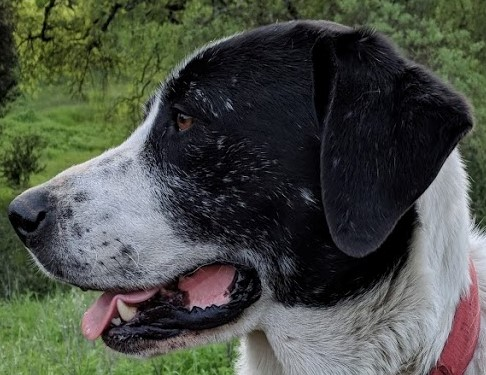
#> input picture opencv/data/sammy_face.jpg, 486 x 375 px
$ jupyter execute 06_3_Edge_Detection.ipynb   (shell and % lines are left out)
#> lines starting #> are read from the running program, lines starting #| are printed output that depends on the picture; after the words box and inside, x2 and y2 are one past the last pixel; in counts of white or black regions, pixels touching at a corner belong together
# Object Detection

- Template matching
- Corner detection
- Edge Detection
- Grid detection
- Contour detection
- Feature matching: most advanced method
- Watershed
- Facial and eye detection with Haar cascades
- Project: blurring license plates

## 6.3 Canny Edge Detection

[cell 1]
# Canny algorithm: a widely used edge detection method: : multi-stage process that performs
# - Noise reduction (Gaussian blurring)
# - Gradient computation: Sobel X and Y
# - Non-maximum supression: some gradient values lead to pixels to be filtered out
# - Double-thresholding: low and high
# - Hysteresis thresholding: it is determined if a pixel is edge-like or not, weak edges are supressed
#     - below low, removed
#     - above high taken
#     - between low and high: taken iff connected to edges with high

[cell 2]
import cv2
import numpy as np
import matplotlib.pyplot as plt

[cell 3]
img = cv2.imread('../../data/sammy_face.jpg')
#> img is the input picture: shape (375, 486, 3); mean B, G, R 70, 78.7, 74.2
img = cv2.cvtColor(img, cv2.COLOR_BGR2RGB)

[cell 4]
plt.imshow(img)

[cell 5]
edges = cv2.Canny(img, threshold1=127, threshold2=127)
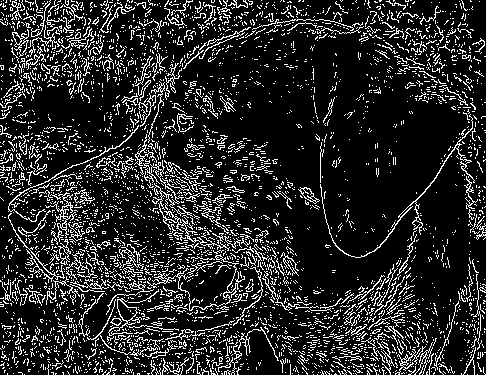
#> edges: shape (375, 486); 15.6% white in thin lines or dots

[cell 6]
plt.imshow(edges)

[cell 7]
# Nice heuristic for choosing the thresholds
median = np.median(img)
#> median = 64
lower = int(max(0,0.7*median)) # 30% below median
#> lower = 44
upper = int(max(255,1.3*median)) # 30% above median
#> upper = 255

[cell 8]
# Always manually apply a Gaussian blur!
blurred_image = cv2.blur(img, ksize=(4,4))
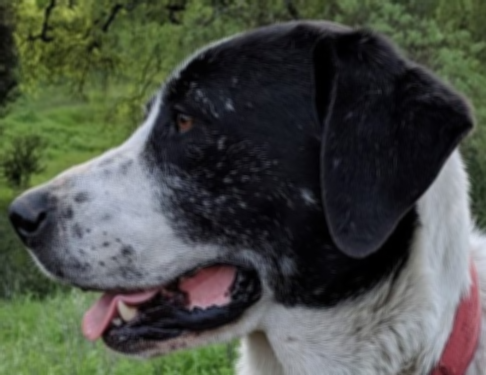
#> blurred_image: shape (375, 486, 3); mean R, G, B 74.2, 78.7, 69.9

[cell 9]
# We can tune the heuristacally derived thresholds!
edges = cv2.Canny(blurred_image, threshold1=lower, threshold2=upper-50)
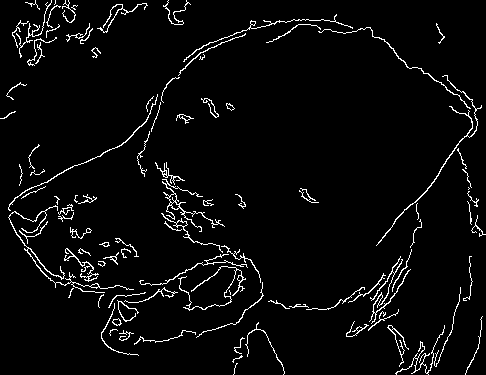
#> edges: shape (375, 486); 4% white in thin lines or dots

$ run again, with opencv/data/00-puppy.jpg copied over opencv/data/sammy_face.jpg
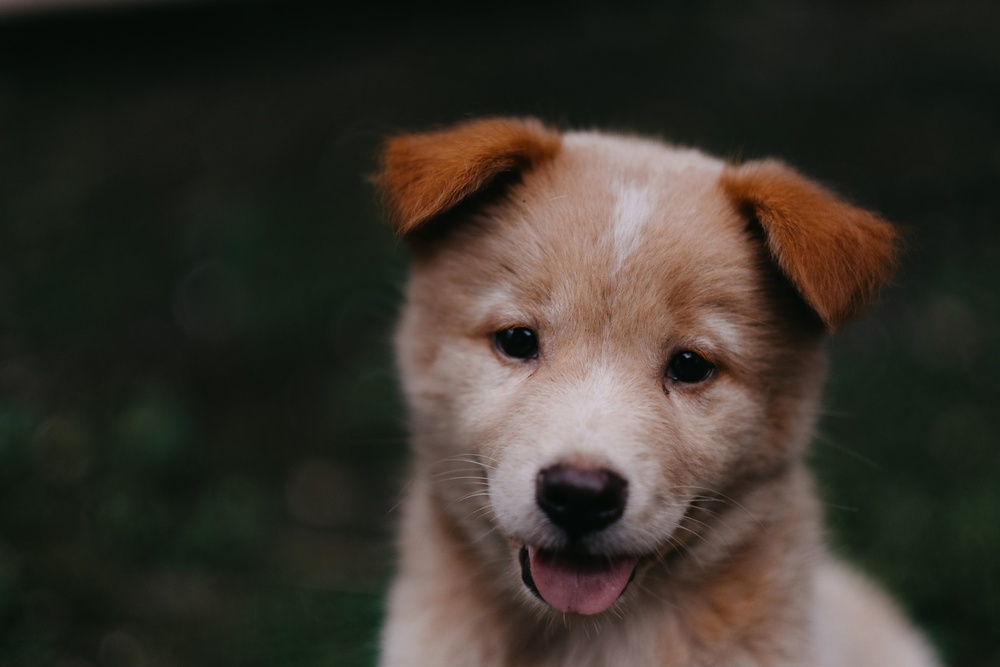
#> input picture opencv/data/00-puppy.jpg, 1000 x 667 px, shrunk from 1950 x 1300 before the run
#> img is the input picture: shape (667, 1000, 3); mean B, G, R 43.8, 51.8, 57.3
#> `edges = cv2.Canny(img, threshold1=127, threshold2=127)`:
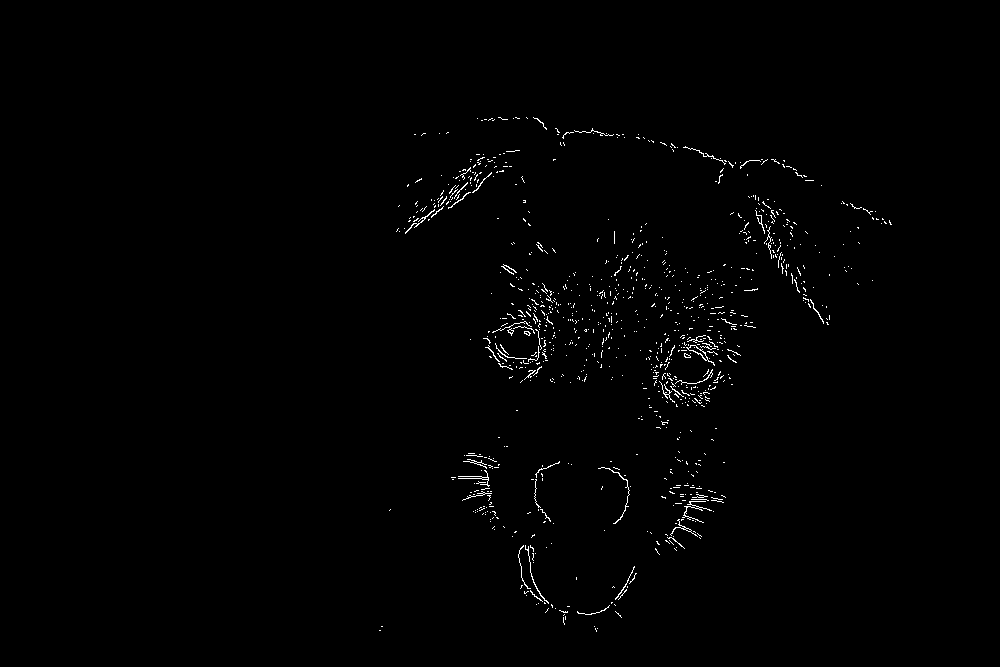
#> edges: shape (667, 1000); 0.79% white in thin lines or dots, all inside (x1, y1, x2, y2) = (379, 117, 892, 632)
#> median = 27
#> lower = 18
#> upper = 255
#> `edges = cv2.Canny(blurred_image, threshold1=lower, threshold2=upper-50)`:
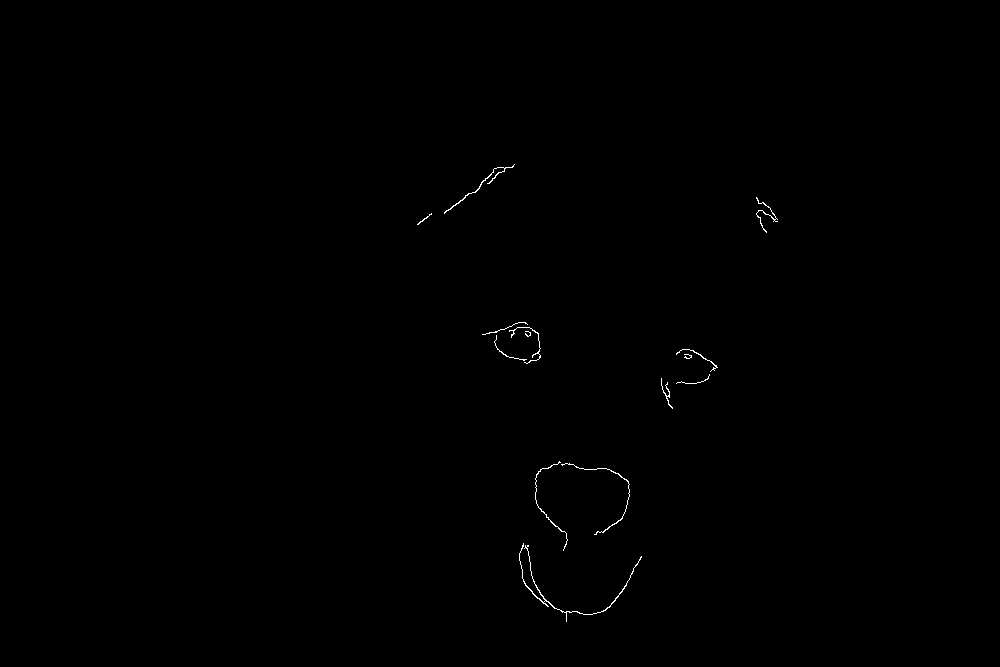
#> edges: shape (667, 1000); 0.2% white in thin lines or dots, all inside (x1, y1, x2, y2) = (417, 164, 778, 622)

$ run again, with opencv/data/Denis_Mukwege.jpg copied over opencv/data/sammy_face.jpg
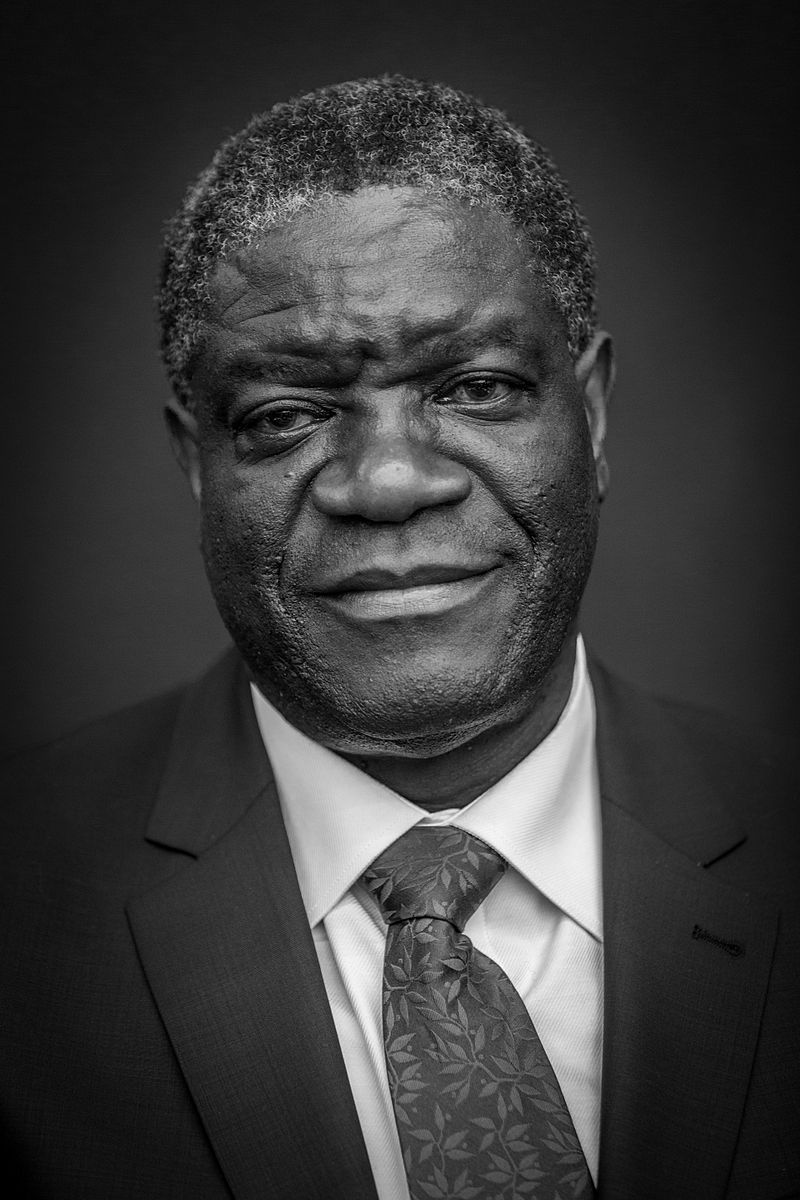
#> input picture opencv/data/Denis_Mukwege.jpg, 800 x 1200 px
#> img is the input picture: shape (1200, 800, 3); min 0, max 255, mean 58.8
#> `edges = cv2.Canny(img, threshold1=127, threshold2=127)`:
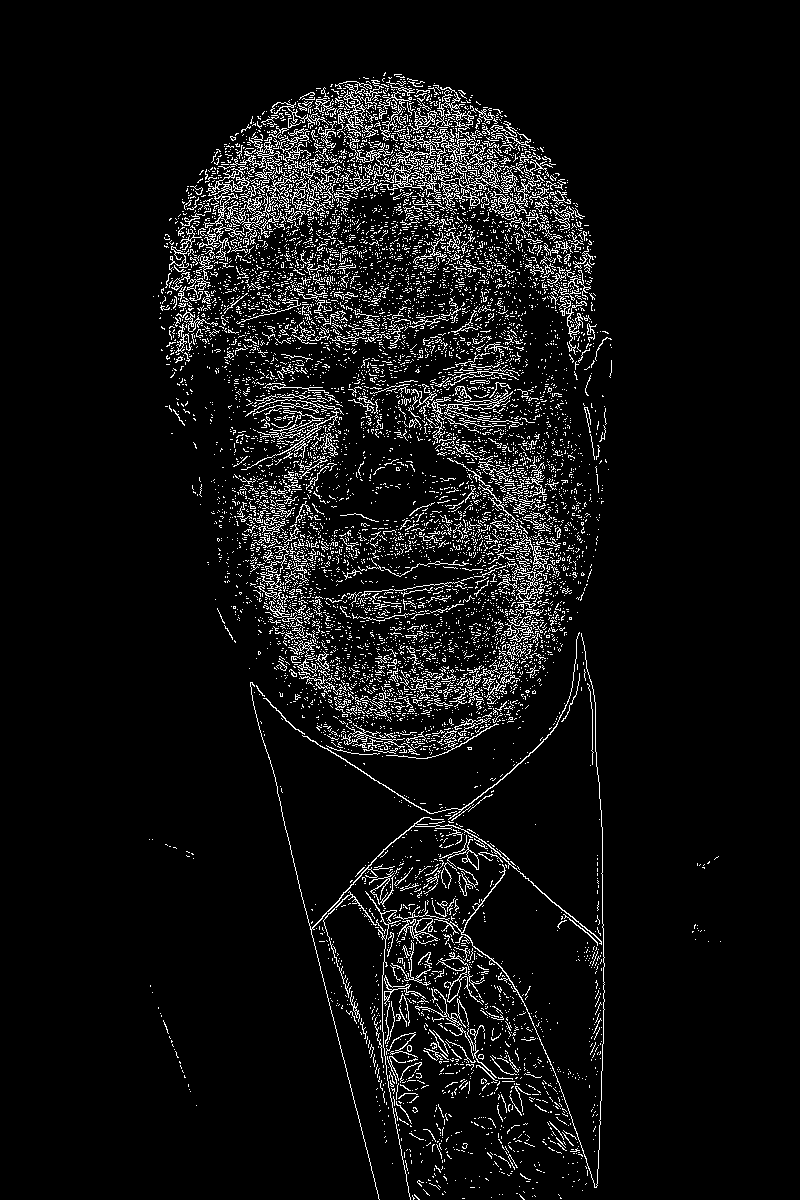
#> edges: shape (1200, 800); 6.6% white in thin lines or dots, all inside (x1, y1, x2, y2) = (149, 72, 721, 1200)
#> median = 43
#> lower = 30
#> upper = 255
#> `edges = cv2.Canny(blurred_image, threshold1=lower, threshold2=upper-50)`:
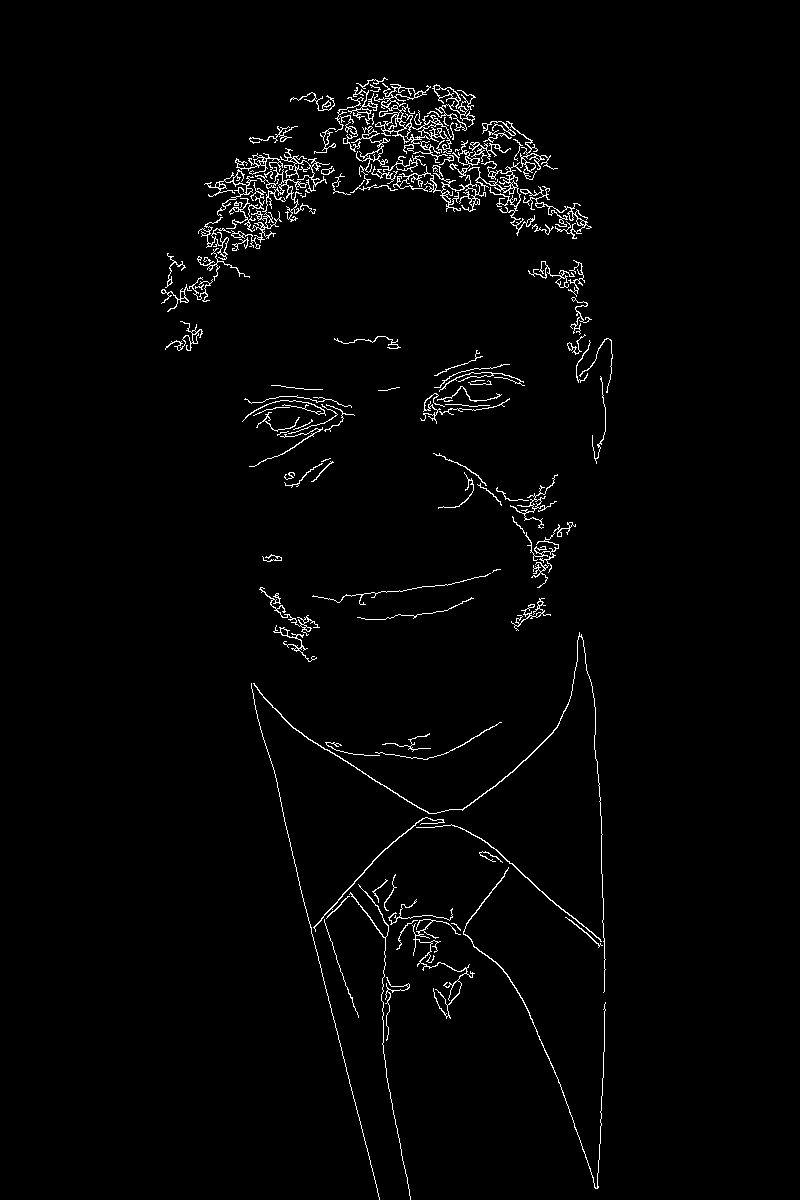
#> edges: shape (1200, 800); 2% white in thin lines or dots, all inside (x1, y1, x2, y2) = (161, 77, 613, 1200)

$ run again, with opencv/data/Nadia_Murad.jpg copied over opencv/data/sammy_face.jpg
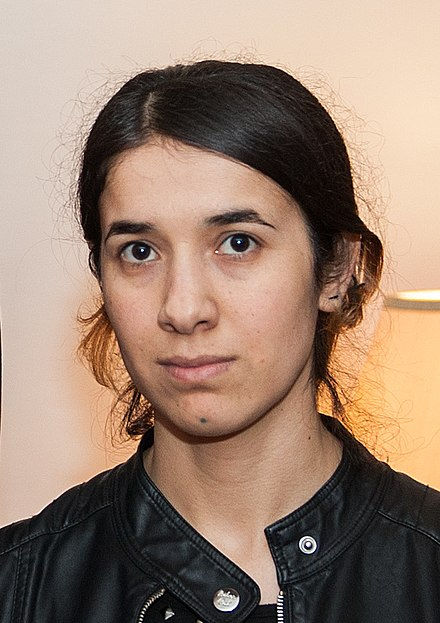
#> input picture opencv/data/Nadia_Murad.jpg, 440 x 623 px
#> img is the input picture: shape (623, 440, 3); mean B, G, R 112.7, 129.2, 153.8
#> `edges = cv2.Canny(img, threshold1=127, threshold2=127)`:
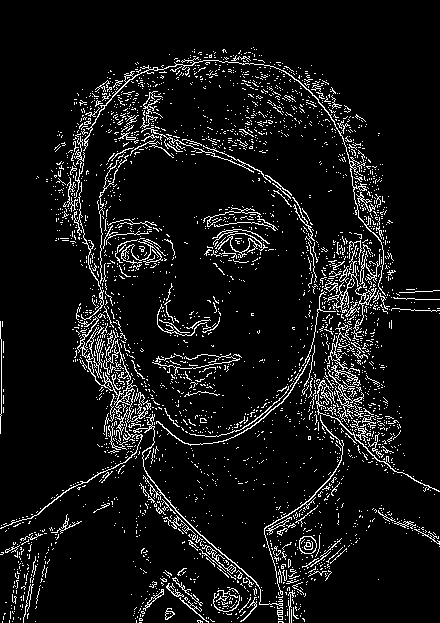
#> edges: shape (623, 440); 7.8% white in thin lines or dots
#> median = 151
#> lower = 105
#> upper = 255
#> `edges = cv2.Canny(blurred_image, threshold1=lower, threshold2=upper-50)`:
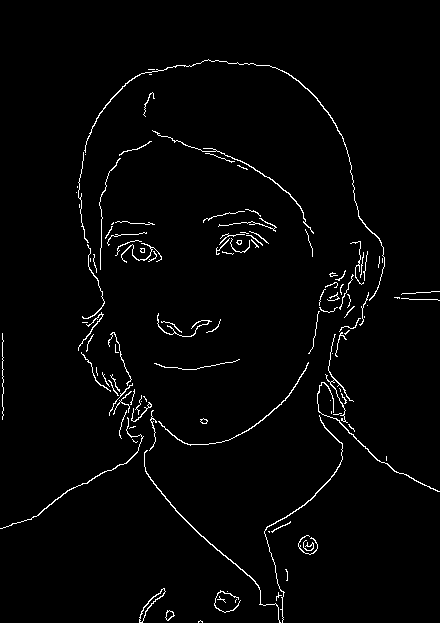
#> edges: shape (623, 440); 2.2% white in thin lines or dots
